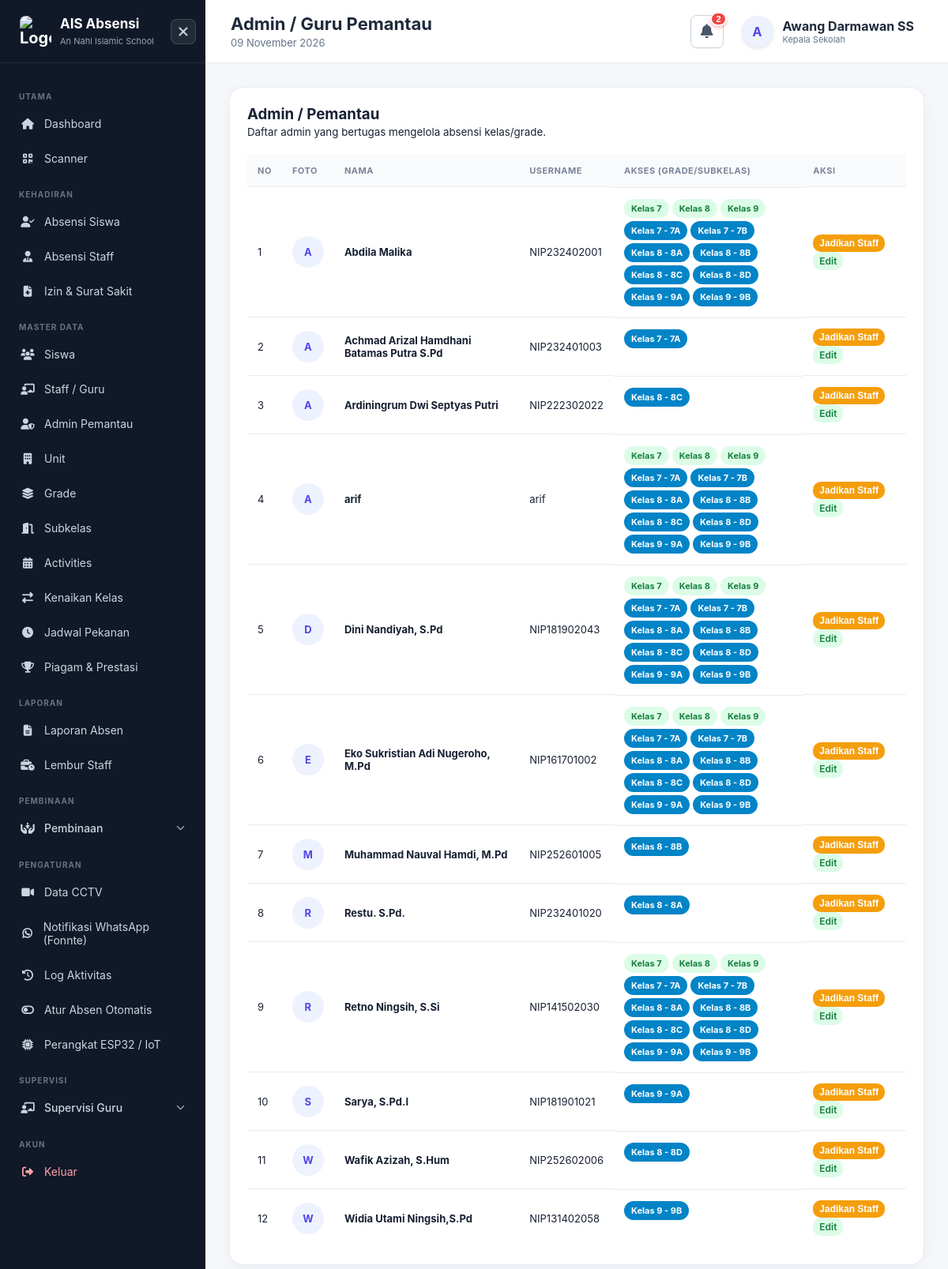
The app's page /admins/index.php (signed in) with its own data.
### tables this page shows
CREATE TABLE `users` (
  `id` bigint unsigned NOT NULL AUTO_INCREMENT,
  `username` varchar(100) NOT NULL,
  `password` varchar(255) NOT NULL,
  `name` varchar(255) NOT NULL,
  `photo` varchar(255) DEFAULT NULL,
  `role` varchar(50) NOT NULL DEFAULT 'staff',
  `student_id` int DEFAULT NULL,
  `remember_token` varchar(100) DEFAULT NULL,
  `created_at` timestamp NULL DEFAULT CURRENT_TIMESTAMP,
  `updated_at` timestamp NULL DEFAULT CURRENT_TIMESTAMP ON UPDATE CURRENT_TIMESTAMP,
  `deleted_at` timestamp NULL DEFAULT NULL,
  `last_activity` datetime DEFAULT NULL,
  `last_login_at` datetime DEFAULT NULL,
  `last_login_ip` varchar(45) DEFAULT NULL,
  `is_online` tinyint(1) NOT NULL DEFAULT '0',
  PRIMARY KEY (`id`),
  UNIQUE KEY `username` (`username`),
  KEY `idx_users_student_id` (`student_id`)
);

CREATE TABLE `grades` (
  `id` int unsigned NOT NULL AUTO_INCREMENT,
  `unit_id` int unsigned NOT NULL,
  `grade` varchar(100) NOT NULL,
  `sort_order` int NOT NULL DEFAULT '0',
  `created_at` timestamp NULL DEFAULT CURRENT_TIMESTAMP,
  `updated_at` timestamp NULL DEFAULT CURRENT_TIMESTAMP ON UPDATE CURRENT_TIMESTAMP,
  PRIMARY KEY (`id`),
  UNIQUE KEY `unique_grade` (`grade`)
);

CREATE TABLE `class_groups` (
  `id` bigint unsigned NOT NULL AUTO_INCREMENT,
  `grade_id` int unsigned NOT NULL,
  `name` varchar(100) NOT NULL,
  `created_at` timestamp NULL DEFAULT CURRENT_TIMESTAMP,
  `updated_at` timestamp NULL DEFAULT CURRENT_TIMESTAMP ON UPDATE CURRENT_TIMESTAMP,
  PRIMARY KEY (`id`),
  UNIQUE KEY `unique_class_grade` (`grade_id`,`name`),
  CONSTRAINT `fk_class_grade` FOREIGN KEY (`grade_id`) REFERENCES `grades` (`id`)
);

### config/security.php (called while the page is built, shortened)
<?php
function e($value)
{
    return htmlspecialchars(
        $value ?? '',
        ENT_QUOTES,
        'UTF-8'
    );
}

### public/admins/index.php (the view, shortened to what this page needs)
<?php
require_once '../../config/database.php';
require_once '../../config/security.php';
$currentRole = currentRole();
$userId = currentUserId();
$whereClause = "WHERE u.role = 'admin' AND u.deleted_at IS NULL";
$params = [];
if ($currentRole === 'kepala_sekolah') {
    $stmtKs = $pdo->prepare("SELECT unit_id FROM admin_unit_permissions WHERE user_id = ? LIMIT 1");
    $stmtKs->execute([$userId]);
    $ksUnitId = $stmtKs->fetchColumn();
    if ($ksUnitId) {
        $whereClause .= " AND (
            s.unit_id = ?
            OR EXISTS (
                SELECT 1 FROM admin_grade_permissions agp
                INNER JOIN grades g ON g.id = agp.grade_id
                WHERE agp.user_id = u.id AND g.unit_id = ?
            ) OR
            EXISTS (
                SELECT 1 FROM admin_class_permissions acp
                INNER JOIN class_groups cg ON cg.id = acp.class_group_id
                INNER JOIN grades g ON g.id = cg.grade_id
                WHERE acp.user_id = u.id AND g.unit_id = ?
            )
        )";
        $params[] = $ksUnitId;
        $params[] = $ksUnitId;
        $params[] = $ksUnitId;
    } else {
        $whereClause .= " AND 1 = 0";
    }
}
$stmt = $pdo->prepare("
    SELECT u.id, u.name, u.username, u.photo, u.created_at
    FROM users u
    LEFT JOIN staff s ON s.user_id = u.id
    {$whereClause}
    ORDER BY u.name
");
$stmt->execute($params);
$admins = $stmt->fetchAll();
require '../../includes/header.php';
?>
<div class="card">
    <div class="card-header">
        <div>
            <h3>Admin / Pemantau</h3>
            <small>Daftar admin yang bertugas mengelola absensi kelas/grade.</small>
        </div>
    </div>
    <div class="table-wrapper">
    <table>
        <thead>
            <tr>
                <th>No</th>
                <th>Foto</th>
                <th>Nama</th>
                <th>Username</th>
                <th>Akses (Grade/Subkelas)</th>
                <th>Aksi</th>
            </tr>
        </thead>
        <tbody>
        <?php foreach ($admins as $index => $admin): ?>
            <?php
            $stmt = $pdo->prepare("
                SELECT g.grade, g.unit_id FROM admin_grade_permissions agp
                INNER JOIN grades g ON g.id = agp.grade_id
                WHERE agp.user_id = ? ORDER BY g.sort_order
            ");
            $stmt->execute([$admin['id']]);
            $gradePermissions = $stmt->fetchAll();
            $stmt = $pdo->prepare("
                SELECT g.grade, cg.name, g.unit_id FROM admin_class_permissions acp
                INNER JOIN class_groups cg ON cg.id = acp.class_group_id
                INNER JOIN grades g ON g.id = cg.grade_id
                WHERE acp.user_id = ? ORDER BY g.sort_order, cg.name
            ");
            $stmt->execute([$admin['id']]);
            $classPermissions = $stmt->fetchAll();
            ?>
            <tr>
                <td><?= $index + 1 ?></td>
                <td>
                    <?php if (!empty($admin['photo'])): ?>
                        <img src="../../uploads/admins/<?= e($admin['photo']) ?>"
                             width="45" height="45"
                             style="object-fit:cover; border-radius:10px; display:block;"
                             alt="<?= e($admin['name']) ?>"
                             onerror="this.onerror=null; this.src='../photo.php?type=admin&file=<?= urlencode($admin['photo']) ?>&name=<?= urlencode($admin['name']) ?>';">
                    <?php else: ?>
                        <div class="avatar"><?= strtoupper(substr($admin['name'], 0, 1)) ?></div>
                    <?php endif; ?>
                </td>
                <td><strong><?= e($admin['name']) ?></strong></td>
                <td><?= e($admin['username']) ?></td>
                <td style="max-width: 300px; display: flex; flex-wrap: wrap; gap: 4px;">
                    <?php foreach ($gradePermissions as $permission): ?>
                        <span class="badge badge-success"><?= e($permission['grade']) ?></span>
                    <?php endforeach; ?>
                    <?php foreach ($classPermissions as $permission): ?>
                        <span class="badge badge-primary" style="background:#0284c7; color:white;">
                            <?= e($permission['grade']) ?> - <?= e($permission['name']) ?>
                        </span>
                    <?php endforeach; ?>
                </td>
                <td>
                    <form method="POST" action="make_staff.php" style="display:inline" onsubmit="return confirm('Jadikan admin ini sebagai staff biasa? Hak akses pemantaunya akan dicabut.')">
                        <button class="btn btn-warning" type="submit" style="padding: 4px 8px; font-size: 12px; background-color: #f59e0b; color: white;">Jadikan Staff</button>
                    </form>
                    <a href="edit.php?id=<?= $admin['id'] ?>" class="btn btn-success" style="padding: 4px 8px; font-size: 12px;">Edit</a>
                </td>
            </tr>
        <?php endforeach; ?>
        </tbody>
    </table>
    </div>
</div>
<?php require '../../includes/footer.php'; ?>

### assets/css/style.css (style rules this page uses)
* { box-sizing: border-box; }
:root { --primary: #4f46e5; --primary-dark: #3730a3; --bg: #f5f7fb; --card: #ffffff; --text: #172033; --muted: #7b8499; --border: #e8ebf2; --success: #16a34a; --danger: #dc2626; --warning: #d97706; --sidebar: #111827; }
body { margin: 0; font-family: Inter, Arial, sans-serif; background: var(--bg); color: var(--text); }
a { text-decoration: none; color: inherit; }
.avatar { width: 40px; height: 40px; border-radius: 50%; display: grid; place-items: center; background: #eef2ff; color: var(--primary); font-weight: bold; }
.card { background: white; border: 1px solid var(--border); border-radius: 18px; padding: 22px; box-shadow: 0 5px 20px rgba(15,23,42,.04); margin-bottom: 20px; }
.card-header { display: flex; justify-content: space-between; align-items: center; margin-bottom: 20px; }
.card-header h3 { margin: 0; }
.btn { display: inline-flex; align-items: center; justify-content: center; gap: 7px; padding: 10px 16px; border: 0; border-radius: 10px; cursor: pointer; font-size: 13px; font-weight: 600; }
.btn-success { background: #dcfce7; color: #15803d; }
.table-wrapper { width: 100%; overflow-x: auto; }
table { width: 100%; border-collapse: collapse; min-width: 700px; }
th { text-align: left; font-size: 11px; text-transform: uppercase; letter-spacing: .5px; color: var(--muted); padding: 13px; background: #f8fafc; }
td { padding: 14px 13px; border-top: 1px solid var(--border); font-size: 13px; }
.badge { display: inline-flex; padding: 5px 9px; border-radius: 20px; font-size: 11px; font-weight: 700; }
.badge-success { color: #15803d; background: #dcfce7; }
.table-wrapper { width: 100%; overflow-x: auto; -webkit-overflow-scrolling: touch; }

### records on screen
users: name "A", name "Abdila Malika", username "NIP232402001"
grades: grade "Kelas 7"
grades: grade "Kelas 8"
grades: grade "Kelas 9"
class_groups: grade.grade "Kelas 7", name "7A"
class_groups: grade.grade "Kelas 7", name "7B"
class_groups: grade.grade "Kelas 8", name "8A"
class_groups: grade.grade "Kelas 8", name "8B"
class_groups: grade.grade "Kelas 8", name "8C"
class_groups: grade.grade "Kelas 8", name "8D"
class_groups: grade.grade "Kelas 9", name "9A"
class_groups: grade.grade "Kelas 9", name "9B"
users: name "A", name "Achmad Arizal Hamdhani Batamas Putra S.Pd", username "NIP232401003"
users: name "A", name "Ardiningrum Dwi Septyas Putri", username "NIP222302022"
users: name "A", name "arif", username "arif"
users: name "D", name "Dini Nandiyah, S.Pd", username "NIP181902043"
users: name "E", name "Eko Sukristian Adi Nugeroho, M.Pd", username "NIP161701002"
users: name "M", name "Muhammad Nauval Hamdi, M.Pd", username "NIP252601005"
users: name "R", name "Restu. S.Pd.", username "NIP232401020"
users: name "R", name "Retno Ningsih, S.Si", username "NIP141502030"
users: name "S", name "Sarya, S.Pd.I", username "NIP181901021"
users: name "W", name "Wafik Azizah, S.Hum", username "NIP252602006"
users: name "W", name "Widia Utami Ningsih,S.Pd", username "NIP131402058"

### other values on screen
$category "UTAMA"
$item['menu_name'] "Dashboard"
$item['menu_name'] "Scanner"
$category "KEHADIRAN"
$item['menu_name'] "Absensi Siswa"
$item['menu_name'] "Absensi Staff"
$item['menu_name'] "Izin & Surat Sakit"
$category "MASTER DATA"
$item['menu_name'] "Siswa"
$item['menu_name'] "Staff / Guru"
$item['menu_name'] "Admin Pemantau"
$item['menu_name'] "Unit"
$item['menu_name'] "Grade"
$item['menu_name'] "Subkelas"
$item['menu_name'] "Activities"
